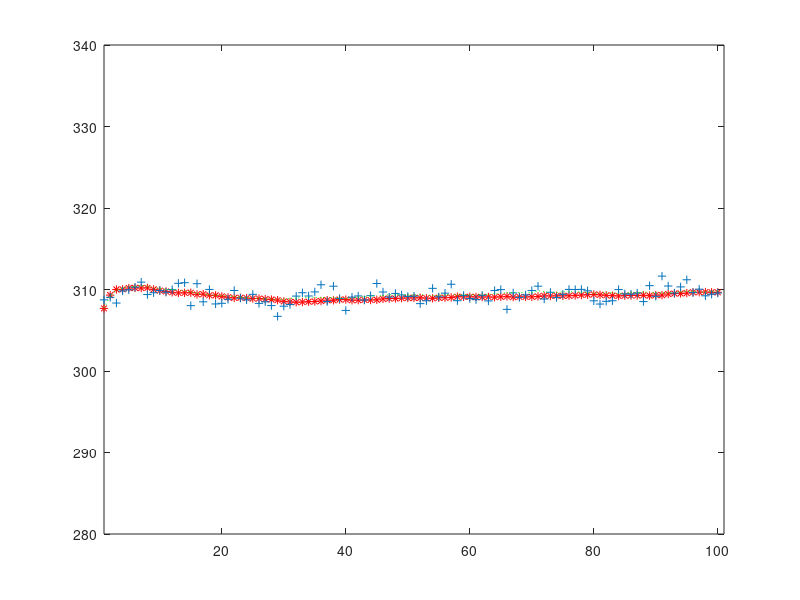

Reproduce this figure in MATLAB.
clear;clc

M1=10;
M2=20;
m1=0.947;
cp1=4.18;
m2=1.25;
cp2=1.9;
k=1/(1/0.85+1/1.7);
k=0.6;
s=11.511;

dt=1;
N=100;

%====================================================================
A=[1-(m1*cp1+k*s)*dt/(M1*cp1)  k*s*dt/(M1*cp1)
      k*s*dt/(M2*cp2)     1-(m2*cp2+k*s)*dt/(M2*cp2)];
  
B=[m1*cp1*dt/(M1*cp1)   0
      0    m2*cp2*dt/(M2*cp2)];
  
x(:,1)=[305
      330];
u=[290
   350];

H=[1 0
   0 1];

I=[1 0
   0 1];  
 
O = zeros(2,2);

%==========================================================================
%get the state matrix
%[Uw_k      1      0                         0                     0                            0  0  0  0
% Ub_k   =  0      1                         0                     0                            0  0  0  0
% Tow_k     m1*cp1 0                   1-(m1*cp1+k*s)*dt/(M1*cp1)  k*s*dt/(M1*cp1)              0  0  0  0
% Tob_k     0      m2*cp2*dt/(M2*cp2)  k*s*dt/(M2*cp2)             1-(m2*cp2+k*s)*dt/(M2*cp2)   0  0  0  0
% beta_wk   0      0                         0                     0                            1  0  0  0
% beta_bk   0      0                         0                     0                            0  1  0  0
% beta_o1k  0      0                         0                     0                            0  0  1  0
% beta_02k  0      0                         0                     0                            0  0  0  1
%]

A_star=[1                    0                         0                     0                            0  0  0  0;
        0                    1                         0                     0                            0  0  0  0;
        m1*cp1*dt/(M1*cp1)   0                   1-(m1*cp1+k*s)*dt/(M1*cp1)  k*s*dt/(M1*cp1)              0  0  0  0;
        0                    m2*cp2*dt/(M2*cp2)  k*s*dt/(M2*cp2)             1-(m2*cp2+k*s)*dt/(M2*cp2)   0  0  0  0;
        0                    0                         0                     0                            1  0  0  0;
        0                    0                         0                     0                            0  1  0  0;
        0                    0                         0                     0                            0  0  1  0;
        0                    0                         0                     0                            0  0  0  1
        ];

    
    
%=================================================================    
Active_GE_pos=zeros(1,4);                                   
%chose which instrrument has the active gross error         

%----------|
pos=[];   %|
%----------|

if (~isempty(pos))
    for j=1:length(pos)
       Active_GE_pos(j)=1; 
    end  
end
%=================================================================

H_star=[eye(4),diag(Active_GE_pos)];%this means no gross error.


Q_state=0.002*eye(4);%where [290,350,305,330] is the true value

w_state=sqrt(Q_state)*randn(4,N);

RY=diag([0.7,0.58,0.61,0.66])%5*eye(4);
V=sqrt(RY)*randn(4,N);
%===========get the random walk data=======================
%w_betat~N(0,Q_beta)
%suppose that N=50 and the covariance is supposed 3sigma~10sigma gross
%error

%-----------------
Q_beta=5*Q_state;
w_beta=sqrt(Q_beta)*randn(4,N);
%-----------------
W=[w_state;w_beta];
%-----------------
X_state=zeros(8,N+1);
Y_measure=zeros(4,N+1);
%the initial value
Tin_1=290;
Tin_2=350;
To_1=305;
To_2=330;
beta_in1=5;
beta_in2=5;
beta_ot1=5;
beta_ot2=5;

X_state(:,1)=[Tin_1; Tin_2; To_1; To_2; beta_in1; beta_in2; beta_ot1; beta_ot2];
Y_measure(:,1)=[Tin_1; Tin_2;To_1; To_2];
X_true=zeros(8,N+1);
%get the measure of every sample time.
for i=2:N+1
    X_true(:,i)=A_star*X_state(:,i-1);
    X_state(:,i)=A_star*X_state(:,i-1)+W(i-1);
    Y_measure(:,i)=H_star*X_state(:,i)+V(i);
end
X_true(:,1)=[];
X_state(:,1)=[];
Y_measure(:,1)=[];
%|-------------------------------------------------|
%|Y_measure also should be -betas(the static gross)|
%|Y_mea_mins_staG                                  |
%|-------------------------------------------------|


%===========================================================================
%the process of Kalman Filter.

M_a=diag(Active_GE_pos);
%============================
Kerr=100;                     %=actually I dont know how to choose the Kerr
%============================
RY_a=(Kerr-1)*M_a*RY+RY;

X_star=zeros(8,N);
K_a=zeros(8,4*(N+1));

I_p=eye(8);
Q_a=diag([diag(Q_state)',diag(Q_beta)']);

X_star(:,1)=X_state(:,1);
P_t_min_1=eye(8);
%==========================================================================
%the main part of kalman filter!
for t=2:N
    %start from the 2nd

    S_t=H_star*(A_star*P_t_min_1*A_star'+Q_a)*H_star'+RY_a;
   
    K_a(:,4*t-3:4*t  )=(A_star*P_t_min_1*A_star'+Q_a)*H_star'*inv(S_t);
    
    X_star(:,t)=A_star*X_star(:,t-1)+K_a(:,4*t-3:4*t )*(Y_measure(:,t-1)-H_star*A_star*X_star(:,t-1));
    P_t=(I_p-K_a(:,4*t-3:4*t  )*H_star)*(A_star*P_t_min_1*A_star'+Q_a);
    
    P_t_min_1=P_t; 
end
    %=================================================
    K_a(:,4*N+1:4*(N+1))=(A_star*P_t_min_1*A_star'+Q_a)*H_star'*inv(S_t);
%==========================================================================
%show the figure after Kalman Filter.
plot(1:N,X_star(3,:),'*r')
hold on 
plot(1:N,Y_measure(3,:),'+')
hold on
% plot(1:N,X_state(3,:),'k:')
% hold on
plot(1:N,X_true(3,:),'g:')
hold off
axis([1,101,280,340])

%===========================================================================
%after get the //STANDARD RESIDUAL ERROR//  


%---------------------|
beta_s=0 ;           %| it also should be a matrix(4,1)
%---------------------|

delta_Rt=zeros(4,N);
Sigma_rt=zeros(4,4*N);
Z=zeros(4,N);
for t=1:N
    delta_Rt(:,t)=Y_measure(:,t)-beta_s-H_star*X_star(:,t);
    
%============================================================================ 
    K_a(:,4*t+1:4*(t+1));
    %get the covriance matrix of delta_Rt
    K_R=eye(4)-H_star*K_a(:,4*t+1:4*(t+1));
    K_Q=H_star*(eye(8)-K_a(:,4*t+1:4*(t+1))*H_star);
    Sigma_rt(:,4*t-3:4*t)= K_R*RY_a*K_R'+K_Q*(A_star*P_t_min_1*A_star'+Q_a)*K_Q';
    Z(:,t)=inv(Sigma_rt(:,4*t-3:4*t)^0.5)*delta_Rt(:,t);
end



%==========================================================================
%==========================================================================
%DATA COLLECTION BY FILTERING RESIDUAL ERROR

D_ii=zeros(4,N);
for i=1:N
    D_ii(:,i)=diag(Sigma_rt(:,4*i-3:4*i));

end

%=================================================
%%%%%%%%%%%%EWMAF
Z_tip_beta=zeros(4,N);

P_z_t=zeros(4,4*N+4);
K_EWMAF=zeros(4,4*N+4);
I=eye(4);   

%=============================
%the initial
Z_tip_beta(:,1)=Z(:,1);
P_z_t(:,5:8)=0.5*eye(4);
P_z=eye(4);
Q_z=0.05*eye(4);
for i=2:N
    
    K_EWMAF(:,4*i-3:4*i )=(P_z_t(:,4*i-3:4*i )+Q_z)/(P_z_t(:,4*i-3:4*i )+Q_z+I);
    
    Z_tip_beta(:,i)=Z_tip_beta(:,i-1)+ K_EWMAF(:,4*i-3:4*i )*(Z(:,i)-Z_tip_beta(:,i-1));
    
    P_z_t(:,4*i+1:4*i+4)=(I-K_EWMAF(:,4*i-3:4*i ))*(P_z_t(:,4*i-3:4*i )+Q_z);
   
end

%=====================================================
%get univariable statistics
sqr_sigma_0 =zeros(4,4*N);

for i=1:N
    
end
